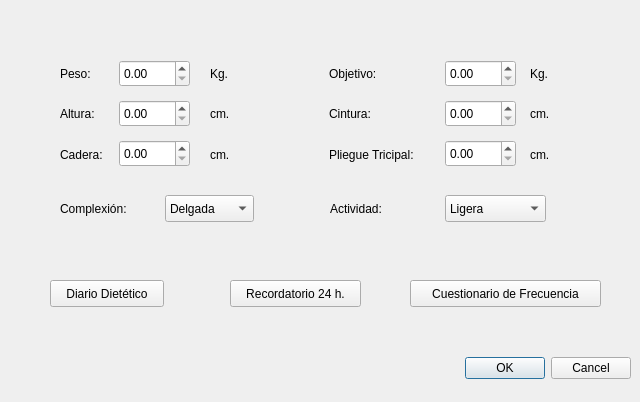
<?xml version="1.0" encoding="UTF-8"?>
<ui version="4.0">
 <class>DialogNuevoP2</class>
 <widget class="QDialog" name="DialogNuevoP2">
  <property name="windowModality">
   <enum>Qt::ApplicationModal</enum>
  </property>
  <property name="geometry">
   <rect>
    <x>0</x>
    <y>0</y>
    <width>640</width>
    <height>402</height>
   </rect>
  </property>
  <property name="focusPolicy">
   <enum>Qt::WheelFocus</enum>
  </property>
  <property name="windowTitle">
   <string>Nuevo Paciente</string>
  </property>
  <widget class="QDialogButtonBox" name="buttonBox">
   <property name="geometry">
    <rect>
     <x>10</x>
     <y>352</y>
     <width>621</width>
     <height>32</height>
    </rect>
   </property>
   <property name="orientation">
    <enum>Qt::Horizontal</enum>
   </property>
   <property name="standardButtons">
    <set>QDialogButtonBox::Cancel|QDialogButtonBox::Ok</set>
   </property>
  </widget>
  <widget class="QLabel" name="label_cint_cm">
   <property name="geometry">
    <rect>
     <x>530</x>
     <y>105</y>
     <width>22</width>
     <height>17</height>
    </rect>
   </property>
   <property name="text">
    <string>cm.</string>
   </property>
  </widget>
  <widget class="QLabel" name="label_cint">
   <property name="geometry">
    <rect>
     <x>329</x>
     <y>105</y>
     <width>54</width>
     <height>17</height>
    </rect>
   </property>
   <property name="text">
    <string>Cintura:</string>
   </property>
  </widget>
  <widget class="QDoubleSpinBox" name="doubleSpin_Cad">
   <property name="geometry">
    <rect>
     <x>119</x>
     <y>140</y>
     <width>71</width>
     <height>27</height>
    </rect>
   </property>
   <property name="maximum">
    <double>999.990000000000009</double>
   </property>
   <property name="singleStep">
    <double>0.010000000000000</double>
   </property>
  </widget>
  <widget class="QLabel" name="label_cader">
   <property name="geometry">
    <rect>
     <x>60</x>
     <y>146</y>
     <width>53</width>
     <height>17</height>
    </rect>
   </property>
   <property name="text">
    <string>Cadera:</string>
   </property>
  </widget>
  <widget class="QLabel" name="label_pob_kg">
   <property name="geometry">
    <rect>
     <x>530</x>
     <y>65</y>
     <width>21</width>
     <height>17</height>
    </rect>
   </property>
   <property name="text">
    <string>Kg.</string>
   </property>
  </widget>
  <widget class="QDoubleSpinBox" name="doubleSpin_Cint">
   <property name="geometry">
    <rect>
     <x>445</x>
     <y>100</y>
     <width>71</width>
     <height>27</height>
    </rect>
   </property>
   <property name="maximum">
    <double>999.990000000000009</double>
   </property>
   <property name="singleStep">
    <double>0.010000000000000</double>
   </property>
  </widget>
  <widget class="QLabel" name="label_complex">
   <property name="geometry">
    <rect>
     <x>60</x>
     <y>200</y>
     <width>91</width>
     <height>17</height>
    </rect>
   </property>
   <property name="text">
    <string>Complexión:</string>
   </property>
  </widget>
  <widget class="QLabel" name="label_peso">
   <property name="geometry">
    <rect>
     <x>60</x>
     <y>65</y>
     <width>40</width>
     <height>17</height>
    </rect>
   </property>
   <property name="text">
    <string>Peso:</string>
   </property>
  </widget>
  <widget class="QDoubleSpinBox" name="doubleSpin_Peso">
   <property name="geometry">
    <rect>
     <x>119</x>
     <y>60</y>
     <width>71</width>
     <height>27</height>
    </rect>
   </property>
   <property name="maximum">
    <double>999.990000000000009</double>
   </property>
   <property name="singleStep">
    <double>0.010000000000000</double>
   </property>
  </widget>
  <widget class="QLabel" name="label_tr_cm">
   <property name="geometry">
    <rect>
     <x>530</x>
     <y>146</y>
     <width>23</width>
     <height>17</height>
    </rect>
   </property>
   <property name="text">
    <string>cm.</string>
   </property>
  </widget>
  <widget class="QComboBox" name="combo_Activ">
   <property name="geometry">
    <rect>
     <x>445</x>
     <y>195</y>
     <width>101</width>
     <height>27</height>
    </rect>
   </property>
   <item>
    <property name="text">
     <string>Ligera</string>
    </property>
   </item>
   <item>
    <property name="text">
     <string>Moderada</string>
    </property>
   </item>
   <item>
    <property name="text">
     <string>Intensa</string>
    </property>
   </item>
  </widget>
  <widget class="QDoubleSpinBox" name="doubleSpin_Tricip">
   <property name="geometry">
    <rect>
     <x>445</x>
     <y>140</y>
     <width>71</width>
     <height>27</height>
    </rect>
   </property>
   <property name="maximum">
    <double>999.990000000000009</double>
   </property>
   <property name="singleStep">
    <double>0.010000000000000</double>
   </property>
  </widget>
  <widget class="QDoubleSpinBox" name="doubleSpin_Alt">
   <property name="geometry">
    <rect>
     <x>119</x>
     <y>100</y>
     <width>71</width>
     <height>27</height>
    </rect>
   </property>
   <property name="maximum">
    <double>999.990000000000009</double>
   </property>
   <property name="singleStep">
    <double>0.010000000000000</double>
   </property>
  </widget>
  <widget class="QDoubleSpinBox" name="doubleSpin_POb">
   <property name="geometry">
    <rect>
     <x>445</x>
     <y>60</y>
     <width>71</width>
     <height>27</height>
    </rect>
   </property>
   <property name="maximum">
    <double>999.990000000000009</double>
   </property>
   <property name="singleStep">
    <double>0.010000000000000</double>
   </property>
  </widget>
  <widget class="QLabel" name="label_altura">
   <property name="geometry">
    <rect>
     <x>60</x>
     <y>105</y>
     <width>47</width>
     <height>17</height>
    </rect>
   </property>
   <property name="text">
    <string>Altura:</string>
   </property>
  </widget>
  <widget class="QLabel" name="label_pob">
   <property name="geometry">
    <rect>
     <x>329</x>
     <y>65</y>
     <width>62</width>
     <height>17</height>
    </rect>
   </property>
   <property name="text">
    <string>Objetivo:</string>
   </property>
  </widget>
  <widget class="QLabel" name="label_peso_kg">
   <property name="geometry">
    <rect>
     <x>210</x>
     <y>65</y>
     <width>21</width>
     <height>17</height>
    </rect>
   </property>
   <property name="text">
    <string>Kg.</string>
   </property>
  </widget>
  <widget class="QLabel" name="label_tricip">
   <property name="geometry">
    <rect>
     <x>329</x>
     <y>146</y>
     <width>105</width>
     <height>17</height>
    </rect>
   </property>
   <property name="text">
    <string>Pliegue Tricipal:</string>
   </property>
  </widget>
  <widget class="QLabel" name="label_alt_cm">
   <property name="geometry">
    <rect>
     <x>210</x>
     <y>105</y>
     <width>22</width>
     <height>17</height>
    </rect>
   </property>
   <property name="text">
    <string>cm.</string>
   </property>
  </widget>
  <widget class="QLabel" name="label_cad_cm">
   <property name="geometry">
    <rect>
     <x>210</x>
     <y>146</y>
     <width>22</width>
     <height>17</height>
    </rect>
   </property>
   <property name="text">
    <string>cm.</string>
   </property>
  </widget>
  <widget class="QComboBox" name="combo_Complex">
   <property name="geometry">
    <rect>
     <x>165</x>
     <y>195</y>
     <width>89</width>
     <height>27</height>
    </rect>
   </property>
   <item>
    <property name="text">
     <string>Delgada</string>
    </property>
   </item>
   <item>
    <property name="text">
     <string>Media</string>
    </property>
   </item>
   <item>
    <property name="text">
     <string>Ancha</string>
    </property>
   </item>
  </widget>
  <widget class="QLabel" name="label_activ">
   <property name="geometry">
    <rect>
     <x>330</x>
     <y>200</y>
     <width>69</width>
     <height>17</height>
    </rect>
   </property>
   <property name="text">
    <string>Actividad:</string>
   </property>
  </widget>
  <widget class="QPushButton" name="pushButton_Record">
   <property name="geometry">
    <rect>
     <x>230</x>
     <y>280</y>
     <width>131</width>
     <height>27</height>
    </rect>
   </property>
   <property name="text">
    <string>Recordatorio 24 h.</string>
   </property>
  </widget>
  <widget class="QPushButton" name="pushButton_DiDiet">
   <property name="geometry">
    <rect>
     <x>50</x>
     <y>280</y>
     <width>114</width>
     <height>27</height>
    </rect>
   </property>
   <property name="text">
    <string>Diario Dietético</string>
   </property>
  </widget>
  <widget class="QPushButton" name="pushButton_Cuest">
   <property name="geometry">
    <rect>
     <x>410</x>
     <y>280</y>
     <width>191</width>
     <height>27</height>
    </rect>
   </property>
   <property name="text">
    <string>Cuestionario de Frecuencia</string>
   </property>
  </widget>
 </widget>
 <tabstops>
  <tabstop>doubleSpin_Peso</tabstop>
  <tabstop>doubleSpin_POb</tabstop>
  <tabstop>doubleSpin_Alt</tabstop>
  <tabstop>doubleSpin_Cint</tabstop>
  <tabstop>doubleSpin_Cad</tabstop>
  <tabstop>doubleSpin_Tricip</tabstop>
  <tabstop>combo_Complex</tabstop>
  <tabstop>combo_Activ</tabstop>
  <tabstop>pushButton_DiDiet</tabstop>
  <tabstop>pushButton_Record</tabstop>
  <tabstop>pushButton_Cuest</tabstop>
  <tabstop>buttonBox</tabstop>
 </tabstops>
 <resources/>
 <connections>
  <connection>
   <sender>buttonBox</sender>
   <signal>accepted()</signal>
   <receiver>DialogNuevoP2</receiver>
   <slot>accept()</slot>
   <hints>
    <hint type="sourcelabel">
     <x>248</x>
     <y>254</y>
    </hint>
    <hint type="destinationlabel">
     <x>157</x>
     <y>274</y>
    </hint>
   </hints>
  </connection>
  <connection>
   <sender>buttonBox</sender>
   <signal>rejected()</signal>
   <receiver>DialogNuevoP2</receiver>
   <slot>reject()</slot>
   <hints>
    <hint type="sourcelabel">
     <x>316</x>
     <y>260</y>
    </hint>
    <hint type="destinationlabel">
     <x>286</x>
     <y>274</y>
    </hint>
   </hints>
  </connection>
 </connections>
</ui>
